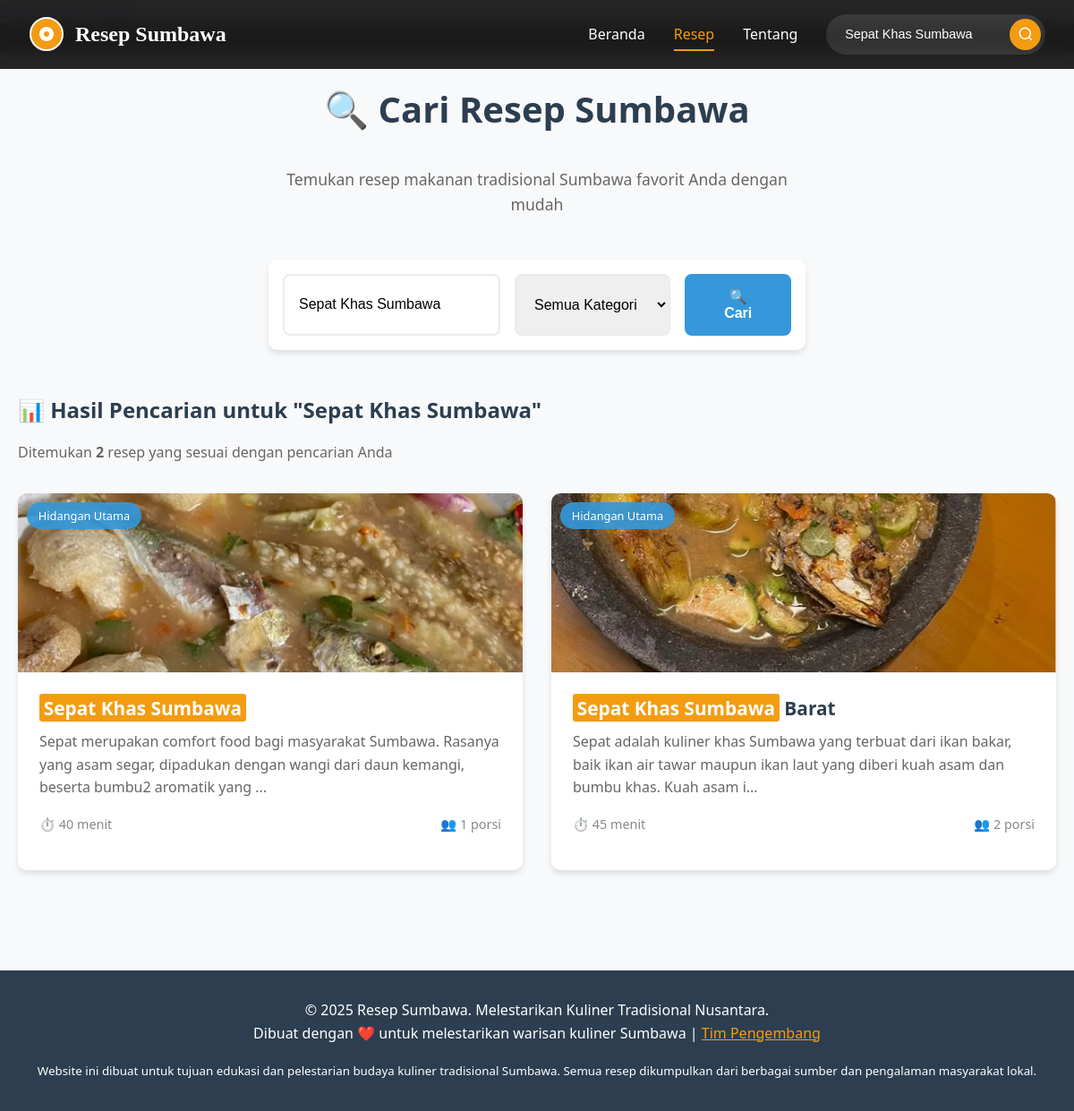
/cari_resep.php?keyword=Sepat+Khas+Sumbawa, run on the app's committed database.
### tables this page shows
CREATE TABLE resep (
    id_resep INT AUTO_INCREMENT PRIMARY KEY,
    nama_resep VARCHAR(100) NOT NULL,
    deskripsi TEXT NOT NULL,
    waktu_memasak INT,
    porsi INT DEFAULT 2,
    gambar VARCHAR(255),
    id_kategori INT,
    id_pengguna INT,
    created_at TIMESTAMP DEFAULT CURRENT_TIMESTAMP,
    updated_at TIMESTAMP DEFAULT CURRENT_TIMESTAMP ON UPDATE CURRENT_TIMESTAMP,
    FOREIGN KEY (id_kategori) REFERENCES kategori(id_kategori),
    FOREIGN KEY (id_pengguna) REFERENCES pengguna(id_pengguna)
);

CREATE TABLE kategori (
    id_kategori INT AUTO_INCREMENT PRIMARY KEY,
    nama_kategori VARCHAR(50) NOT NULL
);

### config/koneksi.php (called while the page is built, shortened)
<?php
function escape($string) {
    return htmlspecialchars($string, ENT_QUOTES, 'UTF-8');
}
function formatWaktu($menit) {
    return $menit . " menit";
}
?>

### cari_resep.php (the view, shortened to what this page needs)
<?php
require_once 'config/koneksi.php';
include 'includes/header.php';
$keyword = isset($_GET['keyword']) ? trim($_GET['keyword']) : '';
$kategoriId = isset($_GET['kategori']) ? (int)$_GET['kategori'] : 0;
$hasSearch = !empty($keyword) || $kategoriId > 0;
$resepPerHalaman = 6;
$halamanSekarang = isset($_GET['halaman']) ? (int)$_GET['halaman'] : 1;
$offset = ($halamanSekarang - 1) * $resepPerHalaman;
$resepList = [];
$totalResep = 0;
if ($hasSearch) {
    try {
        $conditions = [];
        $params = [];
        if (!empty($keyword)) {
            $conditions[] = "(r.nama_resep LIKE :keyword OR r.deskripsi LIKE :keyword)";
            $params[':keyword'] = '%' . $keyword . '%';
        }
        $whereClause = implode(' AND ', $conditions);
        $stmtTotal = $pdo->prepare("
            SELECT COUNT(*) as total
            FROM resep r
            WHERE $whereClause
        ");
        foreach ($params as $key => $value) {
            $stmtTotal->bindValue($key, $value);
        }
        $stmtTotal->execute();
        $totalResep = $stmtTotal->fetch()['total'];
        $orderBy = !empty($keyword) ?
            "ORDER BY
                CASE
                    WHEN r.nama_resep LIKE :exact_keyword THEN 1
                    WHEN r.nama_resep LIKE :start_keyword THEN 2
                    ELSE 3
                END,
                r.created_at DESC" :
            "ORDER BY r.created_at DESC";
        $stmt = $pdo->prepare("
            SELECT r.*, k.nama_kategori
            FROM resep r
            LEFT JOIN kategori k ON r.id_kategori = k.id_kategori
            WHERE $whereClause
            $orderBy
            LIMIT :limit OFFSET :offset
        ");
        foreach ($params as $key => $value) {
            $stmt->bindValue($key, $value);
        }
        if (!empty($keyword)) {
            $stmt->bindValue(':exact_keyword', $keyword);
            $stmt->bindValue(':start_keyword', $keyword . '%');
        }
        $stmt->bindValue(':limit', $resepPerHalaman, PDO::PARAM_INT);
        $stmt->bindValue(':offset', $offset, PDO::PARAM_INT);
        $stmt->execute();
        $resepList = $stmt->fetchAll();
    } catch(PDOException $e) {
        $error = "Error dalam pencarian: " . $e->getMessage();
    }
}
?>
<div class="container">
    <div style="text-align: center; margin-bottom: 3rem;">
        <h1 class="page-title">🔍 Cari Resep Sumbawa</h1>
        <p style="color: #666; font-size: 1.1rem; max-width: 600px; margin: 0 auto;">
            Temukan resep makanan tradisional Sumbawa favorit Anda dengan mudah
        </p>
    </div>
    <div style="max-width: 600px; margin: 0 auto 3rem;">
        <form action="/cari_resep.php" method="GET" style="display: flex; gap: 1rem; background: white; padding: 1rem; border-radius: 10px; box-shadow: 0 4px 6px rgba(0,0,0,0.1);">
            <input
                type="text"
                name="keyword"
                placeholder="Masukkan nama resep atau bahan..."
                value="<?php echo escape($keyword); ?>"
                style="flex: 1; padding: 1rem; border: 2px solid #e9ecef; border-radius: 8px; font-size: 1rem; outline: none; transition: border-color 0.3s ease;"
                onfocus="this.style.borderColor='#3498db'"
                onblur="this.style.borderColor='#e9ecef'"
            >
            <select name="kategori" style="padding: 1rem; border: 2px solid #e9ecef; border-radius: 8px; font-size: 1rem; outline: none; min-width: 150px;">
                <option value="">Semua Kategori</option>
            </select>
            <button
                type="submit"
                style="padding: 1rem 2rem; background: #3498db; color: white; border: none; border-radius: 8px; cursor: pointer; font-size: 1rem; font-weight: bold; transition: background 0.3s ease;"
                onmouseover="this.style.background='#2980b9'"
                onmouseout="this.style.background='#3498db'"
            >
                🔍 Cari
            </button>
        </form>
    </div>
    <?php if ($hasSearch): ?>
        <div style="margin-bottom: 2rem;">
            <h2 style="color: #2c3e50; margin-bottom: 1rem;">
                📊 Hasil Pencarian untuk "<?php echo escape($keyword); ?>"
            </h2>
            <p style="color: #666;">
                Ditemukan <strong><?php echo $totalResep; ?></strong> resep yang sesuai dengan pencarian Anda
            </p>
        </div>
        <?php if (empty($resepList)): ?>
            <div style="text-align: center; padding: 3rem; background: white; border-radius: 10px; box-shadow: 0 4px 6px rgba(0,0,0,0.1);">
                <div style="font-size: 4rem; margin-bottom: 1rem;">😔</div>
                <h3 style="color: #2c3e50; margin-bottom: 1rem;">Tidak Ada Resep Ditemukan</h3>
                <p style="color: #666; margin-bottom: 2rem;">
                    Maaf, tidak ada resep yang cocok dengan kata kunci "<strong><?php echo escape($keyword); ?></strong>".
                </p>
                <div style="background: #f8f9fa; padding: 1.5rem; border-radius: 8px; margin-bottom: 2rem;">
                    <h4 style="color: #2c3e50; margin-bottom: 1rem;">💡 Tips Pencarian:</h4>
                    <ul style="text-align: left; color: #666; max-width: 400px; margin: 0 auto;">
                        <li>Coba gunakan kata kunci yang lebih umum</li>
                        <li>Periksa ejaan kata kunci</li>
                        <li>Gunakan nama bahan atau jenis masakan</li>
                        <li>Coba kata kunci seperti "sepat", "barongko", "singang"</li>
                    </ul>
                </div>
                <a href="/index.php" class="btn btn-primary">
                    🏠 Lihat Semua Resep
                </a>
            </div>
        <?php else: ?>
            <div class="recipe-grid">
                <?php foreach ($resepList as $resep): ?>
                    <article class="recipe-card">
                        <div class="recipe-image-container">
                            <?php if (!empty($resep['gambar']) && file_exists($_SERVER['DOCUMENT_ROOT'] . $resep['gambar'])): ?>
                                <img
                                    src="<?php echo escape($resep['gambar']); ?>"
                                    alt="<?php echo escape($resep['nama_resep']); ?>"
                                    class="recipe-image"
                                    loading="lazy"
                                    onerror="this.src='/placeholder.svg?height=200&width=300&text=No+Image'"
                                >
                            <?php endif; ?>
                            <?php if (!empty($resep['nama_kategori'])): ?>
                                <div style="position: absolute; top: 10px; left: 10px; background: rgba(52, 152, 219, 0.9); color: white; padding: 0.3rem 0.8rem; border-radius: 15px; font-size: 0.8rem;">
                                    <?php echo escape($resep['nama_kategori']); ?>
                                </div>
                            <?php endif; ?>
                        </div>
                        <div class="recipe-content">
                            <h3 class="recipe-title">
                                <a href="/detail_resep.php?id_resep=<?php echo $resep['id_resep']; ?>" style="text-decoration: none; color: inherit;">
                                    <?php
                                    $namaResep = $resep['nama_resep'];
                                    if (!empty($keyword)) {
                                        $namaResep = preg_replace('/(' . preg_quote($keyword, '/') . ')/i', '<mark style="background: #f39c12; color: white; padding: 0.1rem 0.3rem; border-radius: 3px;">$1</mark>', $namaResep);
                                    }
                                    echo $namaResep;
                                    ?>
                                </a>
                            </h3>
                            <p class="recipe-description">
                                <?php
                                $deskripsi = $resep['deskripsi'];
                                if (strlen($deskripsi) > 150) {
                                    $deskripsi = substr($deskripsi, 0, 150) . '...';
                                }
                                if (!empty($keyword)) {
                                    $deskripsi = preg_replace('/(' . preg_quote($keyword, '/') . ')/i', '<mark style="background: #f39c12; color: white; padding: 0.1rem 0.3rem; border-radius: 3px;">$1</mark>', $deskripsi);
                                }
                                echo $deskripsi;
                                ?>
                            </p>
                            <div class="recipe-meta">
                                <span title="Waktu Memasak">
                                    ⏱️ <?php echo $resep['waktu_memasak'] ? formatWaktu($resep['waktu_memasak']) : 'Tidak diketahui'; ?>
                                </span>
                                <span title="Porsi">
                                    👥 <?php echo $resep['porsi']; ?> porsi
                                </span>
                            </div>
                        </div>
                    </article>
                <?php endforeach; ?>
            </div>
        <?php endif; ?>
    <?php endif; ?>
</div>
<?php include 'includes/footer.php'; ?>

### assets/css/style.css (style rules this page uses)
* { margin: 0; padding: 0; box-sizing: border-box; }
.recipe-card { background: white; border-radius: 10px; overflow: hidden; box-shadow: 0 4px 6px rgba(0, 0, 0, 0.1); transition: transform 0.3s ease, box-shadow 0.3s ease; cursor: pointer; text-decoration: none; color: inherit; display: block; }
body { font-family: "Segoe UI", Tahoma, Geneva, Verdana, sans-serif; line-height: 1.6; color: #333; background-color: #f8f9fa; }
.container { max-width: 1200px; margin: 0 auto; padding: 0 20px; }
.page-title { text-align: center; margin-bottom: 2rem; color: #2c3e50; font-size: 2.5rem; }
.recipe-grid { display: grid; grid-template-columns: repeat(auto-fit, minmax(300px, 1fr)); gap: 2rem; margin-bottom: 2rem; }
.recipe-card { background: white; border-radius: 10px; overflow: hidden; box-shadow: 0 4px 6px rgba(0, 0, 0, 0.1); transition: transform 0.3s ease, box-shadow 0.3s ease; }
.recipe-image { width: 100%; height: 200px; object-fit: cover; display: block; }
.recipe-content { padding: 1.5rem; }
.recipe-title { font-size: 1.3rem; margin-bottom: 0.5rem; color: #2c3e50; }
.recipe-description { color: #666; margin-bottom: 1rem; display: -webkit-box; -webkit-line-clamp: 3; -webkit-box-orient: vertical; overflow: hidden; }
.recipe-meta { display: flex; justify-content: space-between; margin-bottom: 1rem; font-size: 0.9rem; color: #888; }
html { scroll-behavior: smooth; }

### data on the page
resep: gambar (picture), id_kategori.nama_kategori "Hidangan Utama", nama_resep "Sepat Khas Sumbawa", deskripsi "Sepat merupakan comfort food bagi masyarakat Sumbawa. Rasanya yang asam segar, dipadukan dengan wangi dari daun kemangi, beserta bumbu2 aromatik yang ...", waktu_memasak "40 menit", porsi "1"
resep: gambar (picture), id_kategori.nama_kategori "Hidangan Utama", nama_resep "Sepat Khas Sumbawa Barat", deskripsi "Sepat adalah kuliner khas Sumbawa yang terbuat dari ikan bakar, baik ikan air tawar maupun ikan laut yang diberi kuah asam dan bumbu khas. Kuah asam i...", waktu_memasak "45 menit", porsi "2"

### other printed values
$keyword "Sepat Khas Sumbawa"
$totalResep "2"
